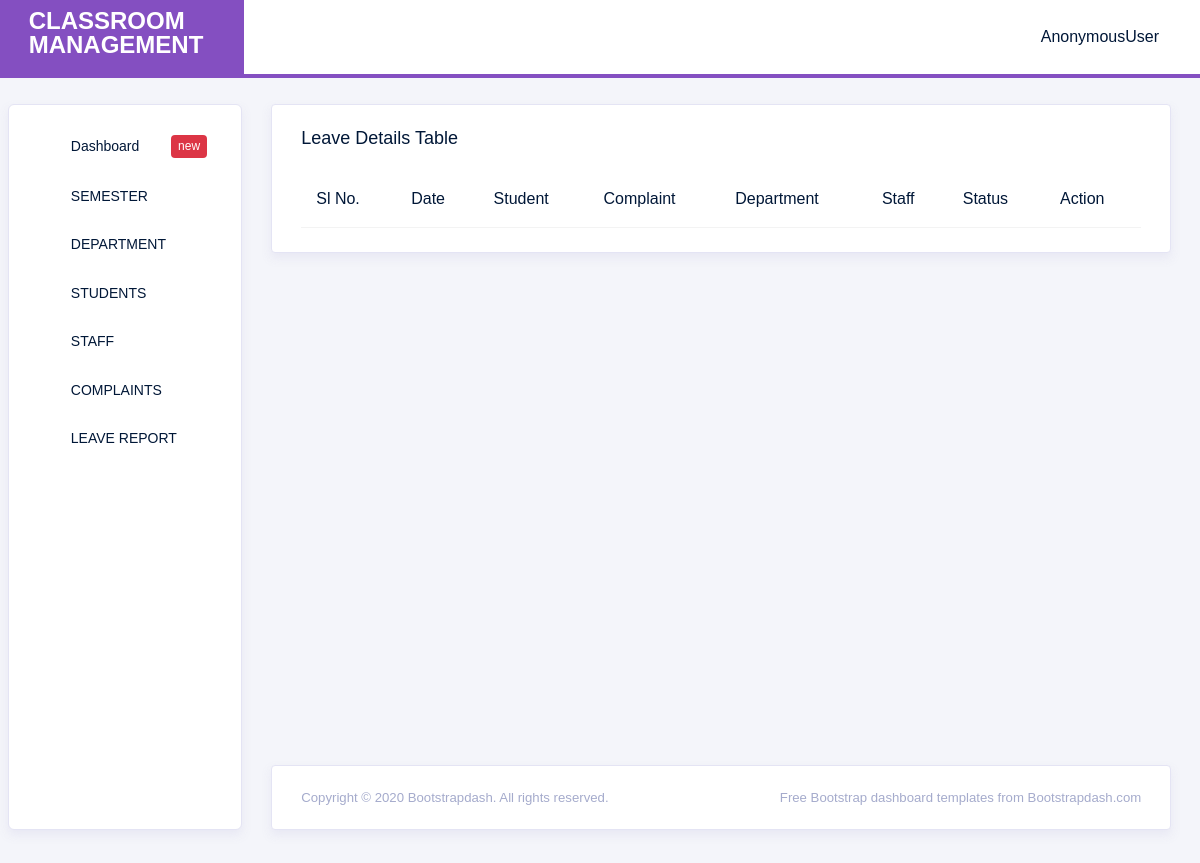
/leave_view_for_admin, run on an earlier commit of the app's database.
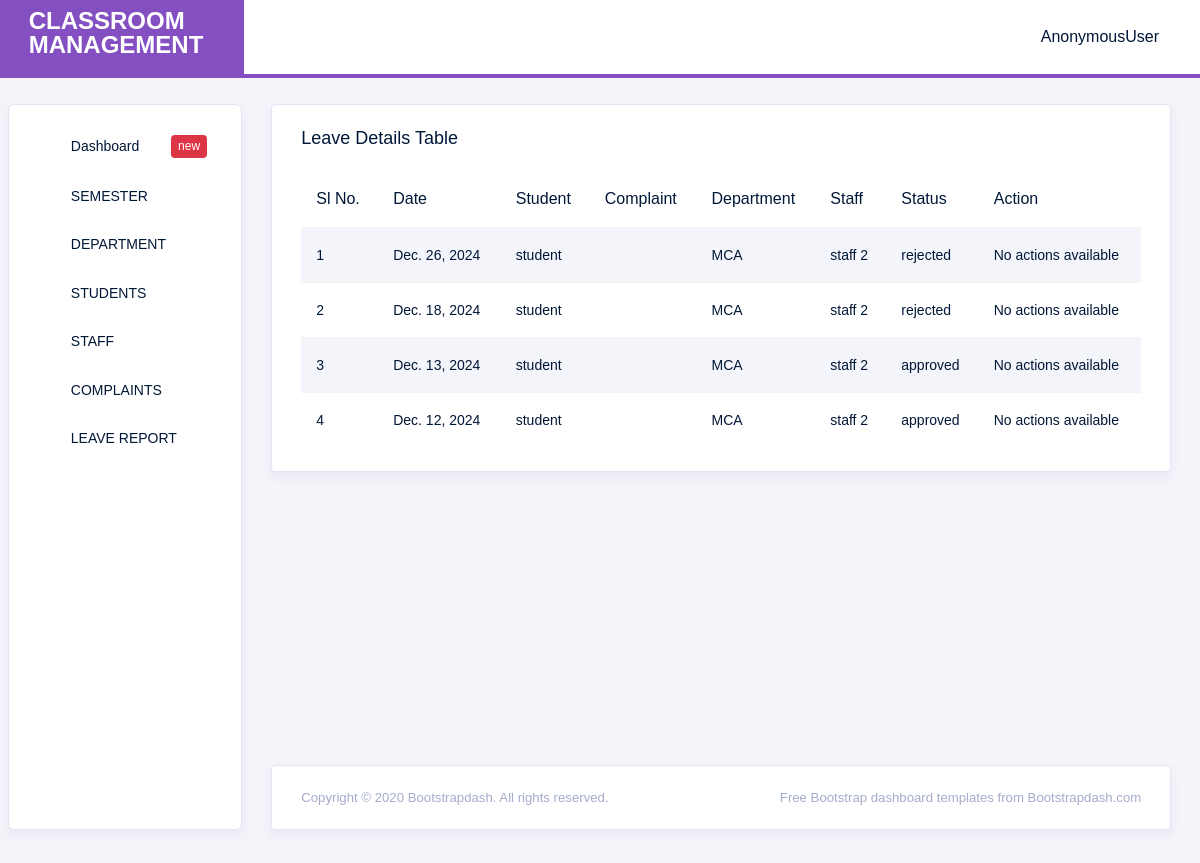
And on a later commit of the database.
### classroom_manager_app/models.py (models this page shows)
class Leave(models.Model):
    date = models.DateField()
    reason = models.TextField()
    status = models.CharField(
        choices=LEAVE_STATUS_CHOICES,
        default='pending', max_length=10
    )
    division = models.ForeignKey(
        Division, on_delete=models.CASCADE,
        related_name='leave'
    )
    student = models.ForeignKey(
        Student, on_delete=models.CASCADE,
        related_name='leave'
    )
    staff = models.ForeignKey(
        Staff, on_delete=models.CASCADE,
        related_name='leave',
        null=True, blank=True
    )

class Student(models.Model):
    user = models.OneToOneField(CustomUser, on_delete=models.CASCADE,related_name='student',null=True,blank=True)
    name = models.CharField(max_length=100)
    contact = models.CharField(max_length=12, null=True, blank=True)
    parent_contact = models.CharField(max_length=12, null=True, blank=True)
    email = models.EmailField(null=True, blank=True)
    division = models.ForeignKey('Division',
                                 on_delete=models.CASCADE,
                                 related_name='student')
    def __str__(self) -> str:
        return self.name

class Division(models.Model):
    division = models.CharField(max_length=100)
    standard = models.ForeignKey(Standard, on_delete=models.CASCADE, related_name='division')
    staff = models.ForeignKey(Staff, on_delete=models.CASCADE, related_name='divisions')
    def __str__(self) -> str:
        return self.division

class Staff(models.Model):
    user = models.OneToOneField(CustomUser, on_delete=models.CASCADE,related_name='staffuser',null=True,blank=True)
    name = models.CharField(max_length=100)
    contact = models.CharField(max_length=12, null=True, blank=True)
    email = models.EmailField(null=True, blank=True)
    def __str__(self) -> str:
        return self.name

### classroom_manager_app/views.py (the view)
# urls.py: path('leave_view_for_admin', views.leave_view_for_admin, name='leave_view_for_admin'),
def leave_view_for_admin(request):
    leave = Leave.objects.all().order_by('-date')
    return render(request, 'leave_view_for_admin.html', {'leave': leave})

### templates/leave_view_for_admin.html (shortened to what this page needs)
{% extends 'admin_home.html' %}
{% load crispy_forms_tags %}
{% block content %}
<div class="col-lg-12 grid-margin stretch-card">
              <div class="card">
                <div class="card-body">
                  <h4 class="card-title">Leave Details Table</h4>
                  <div class="table-responsive">
                    <table class="table table-striped">
                      <thead>
                        <tr>
                          <th>
                            Sl No.
                          </th>
                          <th>
                             Date
                          </th>
                          <th>
                            Student
                         </th>
                          <th>
                            Complaint
                         </th>
                         <th>
                          Department
                       </th>
                       <th>
                        Staff
                     </th>
                       <th>
                        Status
                     </th>
                          <th>
                            Action
                          </th>
                        </tr>
                      </thead>
                      <tbody>
                      {% for i in leave %}
                        <tr>
                          <td>{{forloop.counter}}</td>
                          <td>{{i.date}}</td>
                          <td>{{i.student}}</td>
                          <td>{{i.complaint_text}}</td>
                          <td>{{i.division}}</td>
                          <td>{{i.staff}}</td>
                          <td>{{i.status}}</td>
                          <td>
                            {% if i.status == 'pending' %}
                                <a href="{% url 'approve_leave_admin' i.id %}" class="btn btn-success">Approve</a>
                                <a href="{% url 'reject_leave_admin' i.id %}" class="btn btn-danger">Reject</a>
                            {% else %}
                                No actions available
                            {% endif %}
                        </td>
                          </tr>
                          {% endfor %}
                      </body>
{% endblock %}

### templates/admin_home.html (shortened to what this page needs)
<!DOCTYPE html>
<html lang="en">
{% load static %}
<head>
  <link rel="stylesheet" href="{% static 'assets/vendors/typicons/typicons.css' %}">
  <link rel="stylesheet" href="{% static 'assets/vendors/css/vendor.bundle.base.css' %}">
  <link rel="stylesheet" href="{% static 'assets/css/vertical-layout-light/style.css' %}">
</head>
<body>
  <div class="container-scroller">
    <nav class="navbar col-lg-12 col-12 p-0 fixed-top d-flex flex-row">
      <div class="navbar-brand-wrapper d-flex justify-content-center">
        <div class="navbar-brand-inner-wrapper d-flex justify-content-between align-items-center w-100">
          <h4 class="title"><b>CLASSROOM MANAGEMENT</b></h4>
          <button class="navbar-toggler navbar-toggler align-self-center" type="button" data-toggle="minimize">
            <span class="typcn typcn-th-menu"></span>
          </button>
        </div>
      </div>
      <div class="navbar-menu-wrapper d-flex align-items-center justify-content-end">
        <ul class="navbar-nav mr-lg-2">
          <li class="nav-item nav-profile dropdown">
            <a class="nav-link" href="#" data-toggle="dropdown" id="profileDropdown">
              <span class="nav-profile-name">{{ request.user }}</span>
            </a>
          </li>
        </ul>
      </div>
    </nav>
    <div class="container-fluid page-body-wrapper">
      <nav class="sidebar sidebar-offcanvas" id="sidebar">
        <ul class="nav">
          <li class="nav-item">
            <a class="nav-link" href="{% url 'admin_home' %}">
              <i class="typcn typcn-device-desktop menu-icon"></i>
              <span class="menu-title">Dashboard</span>
              <div class="badge badge-danger">new</div>
            </a>
          </li>
          <li class="nav-item">
            <a class="nav-link" data-toggle="collapse" href="#ui-basic" aria-expanded="false" aria-controls="ui-basic">
              <i class="typcn typcn-document-text menu-icon"></i>
              <span class="menu-title">SEMESTER</span>
              <i class="menu-arrow"></i>
            </a>
          </li>
          <li class="nav-item">
            <a class="nav-link" data-toggle="collapse" href="#charts" aria-expanded="false" aria-controls="charts">
              <i class="typcn typcn-chart-pie-outline menu-icon"></i>
              <span class="menu-title">DEPARTMENT</span>
              <i class="menu-arrow"></i>
            </a>
          </li>
          <li class="nav-item">
            <a class="nav-link" data-toggle="collapse" href="#icons" aria-expanded="false" aria-controls="icons">
              <i class="typcn typcn-compass menu-icon"></i><span class="menu-title">STUDENTS</span>
              <i class="menu-arrow"></i>
            </a>
          </li>
          <li class="nav-item">
            <a class="nav-link" data-toggle="collapse" href="#tables" aria-expanded="false" aria-controls="tables">
              <i class="typcn typcn-th-small-outline menu-icon"></i>
              <span class="menu-title">STAFF</span>
              <i class="menu-arrow"></i>
            </a>
          </li>
          <li class="nav-item">
            <a class="nav-link" data-toggle="collapse" href="#icons" aria-expanded="false" aria-controls="icons">
              <i class="typcn typcn-compass menu-icon"></i><span class="menu-title">COMPLAINTS</span>
              <i class="menu-arrow"></i>
            </a>
          </li>
          <li class="nav-item">
            <a class="nav-link" data-toggle="collapse" href="#auth" aria-expanded="false" aria-controls="auth">
              <i class="typcn typcn-user-add-outline menu-icon"></i>
              <span class="menu-title">LEAVE REPORT</span>
              <i class="menu-arrow"></i>
            </a>
          </li>
        </ul>
      </nav>
      <div class="main-panel">
        <div class="content-wrapper">
          <div class="row">
            {% block content %}{% endblock %}
            <div class="col-xl-6 grid-margin stretch-card flex-column">
              <div class="row">
              </div>
            </div>
            <div class="col-xl-6 grid-margin stretch-card flex-column">
              <div class="row h-100">
                <div class="col-md-12 stretch-card">
                </div>
              </div>
            </div>
          <div class="row">
          </div>
          <div class="row">
          </div>
        <footer class="footer">
            <div class="card">
                <div class="card-body">
                    <div class="d-sm-flex justify-content-center justify-content-sm-between">
                        <span class="text-muted text-center text-sm-left d-block d-sm-inline-block">Copyright © 2020 <a href="https://www.bootstrapdash.com/" class="text-muted" target="_blank">Bootstrapdash</a>. All rights reserved.</span>
                        <span class="float-none float-sm-right d-block mt-1 mt-sm-0 text-center text-muted">Free <a href="https://www.bootstrapdash.com/" class="text-muted" target="_blank">Bootstrap dashboard</a> templates from Bootstrapdash.com</span>
                    </div>
                </div>
            </div>
        </footer>
</body>
</html>

### templates/admin_home.html (style rules this page uses)
.title { color : white }

What changed in the data, as far as the page shows it:
added Leave: date "Dec. 26, 2024", student "student", division "MCA", staff "staff 2", status "rejected", shows "No actions available"
added Leave: date "Dec. 18, 2024", student "student", division "MCA", staff "staff 2", status "rejected", shows "No actions available"
added Leave: date "Dec. 13, 2024", student "student", division "MCA", staff "staff 2", status "approved", shows "No actions available"
added Leave: date "Dec. 12, 2024", student "student", division "MCA", staff "staff 2", status "approved", shows "No actions available"
